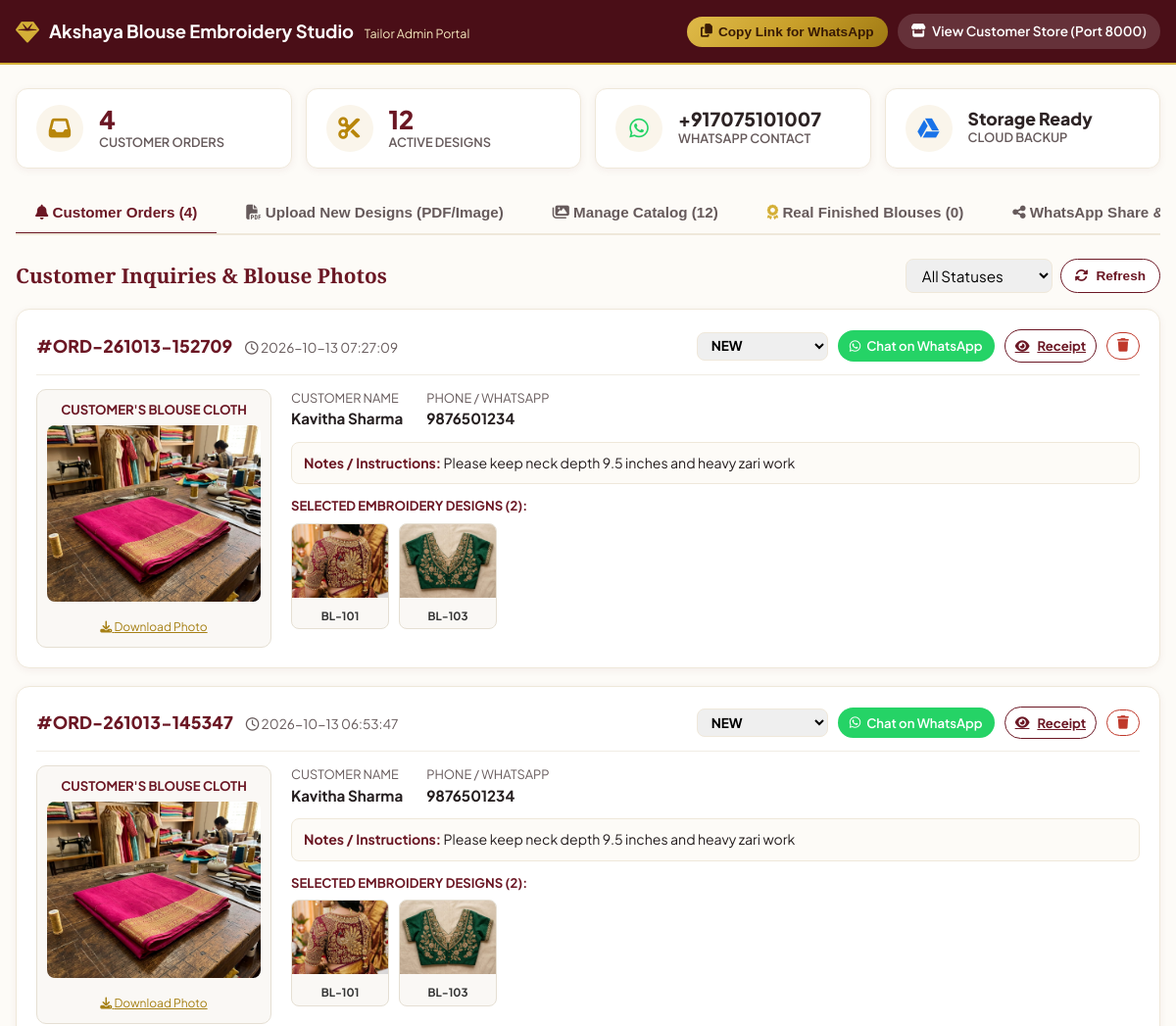
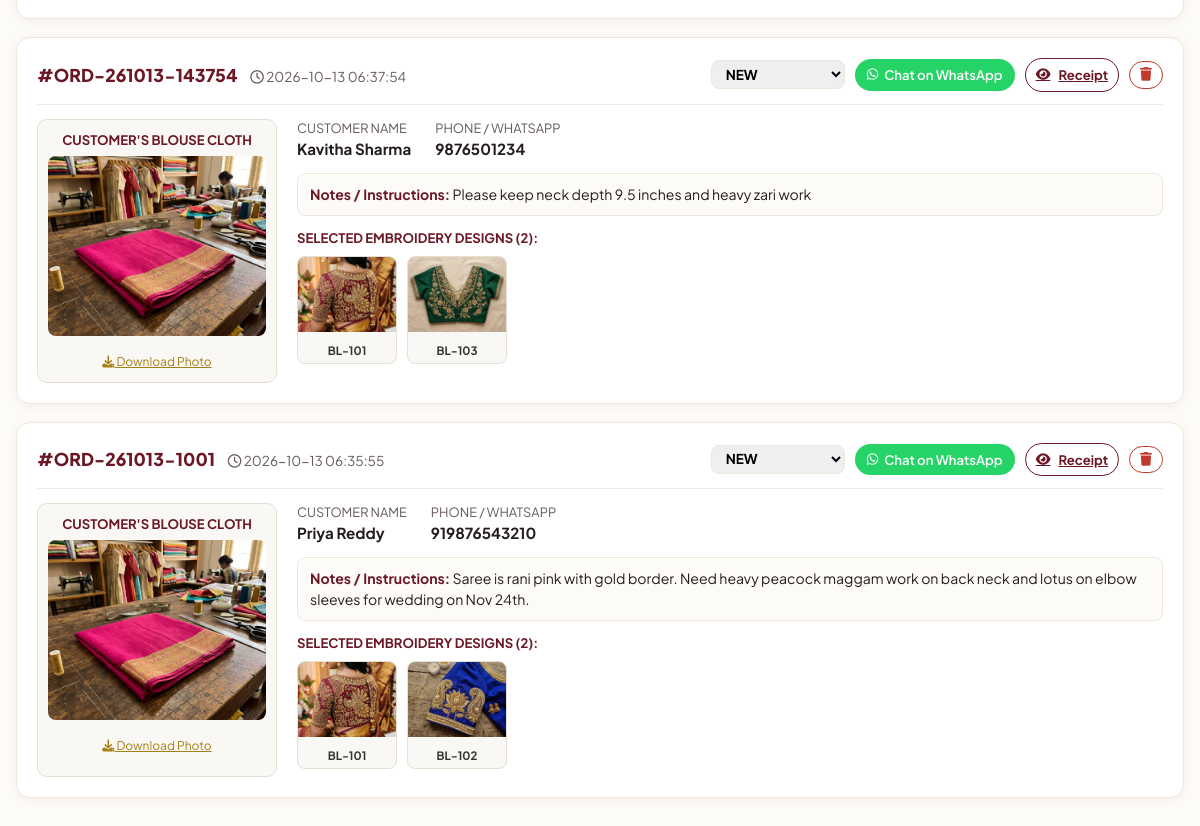
The page /admin on the database its author committed (2 pictures, top to bottom).
### tables this page shows
CREATE TABLE settings (
        key TEXT PRIMARY KEY,
        value TEXT NOT NULL
    );

CREATE TABLE orders (
        id INTEGER PRIMARY KEY AUTOINCREMENT,
        order_code TEXT NOT NULL UNIQUE,
        customer_name TEXT NOT NULL,
        customer_phone TEXT NOT NULL,
        blouse_image_path TEXT,
        selected_design_ids TEXT NOT NULL,
        customer_notes TEXT,
        status TEXT DEFAULT 'NEW',
        created_at TIMESTAMP DEFAULT CURRENT_TIMESTAMP
    );

CREATE TABLE designs (
        id INTEGER PRIMARY KEY AUTOINCREMENT,
        code TEXT NOT NULL UNIQUE,
        title TEXT NOT NULL,
        category TEXT NOT NULL,
        description TEXT,
        image_path TEXT NOT NULL,
        thumb_path TEXT NOT NULL,
        pdf_source TEXT,
        pdf_page INTEGER,
        tags TEXT,
        is_active INTEGER DEFAULT 1,
        created_at TIMESTAMP DEFAULT CURRENT_TIMESTAMP
    );

### app.py (the view)
@app.get("/admin", response_class=HTMLResponse)
async def view_admin(request: Request):
    settings = db.get_settings()
    orders = db.get_all_orders()
    for o in orders:
        o["designs_detail"] = db.get_designs_by_ids(o.get("selected_design_ids", []))
    designs = db.get_all_designs(only_active=False)
    gdrive_status = gdrive.check_gdrive_status()
    return templates.TemplateResponse(request, "admin.html", {
        "settings": settings,
        "orders": orders,
        "designs": designs,
        "gdrive_status": gdrive_status,
        "base_url": get_base_url(request)
    })

### templates/admin.html (shortened to what this page needs)
<!DOCTYPE html>
<html lang="en">
<head>
  <link rel="stylesheet" href="https://cdnjs.cloudflare.com/ajax/libs/font-awesome/6.5.1/css/all.min.css">
  <link rel="stylesheet" href="/static/css/style.css">
  <link rel="stylesheet" href="https://unpkg.com/leaflet@1.9.4/dist/leaflet.css" />
</head>
<body>
  <nav class="admin-navbar">
    <div class="container" style="display: flex; justify-content: space-between; align-items: center;">
      <div style="display: flex; align-items: center; gap: 10px;">
        <span style="font-size: 1.5rem; color: #D4AF37;"><i class="fa-solid fa-gem"></i></span>
        <div>
          <span style="font-weight: 700; font-size: 1.15rem; color: #FFF;">{{ settings.business_name }}</span>
          <span style="font-size: 0.78rem; color: #F4E7BD; margin-left: 8px;">Tailor Admin Portal</span>
        </div>
      </div>
      <div style="display: flex; gap: 10px; align-items: center; flex-wrap: wrap;">
        <button onclick="copyCatalogLink()" class="btn-header" style="background: var(--gold-gradient); color: #381A05; border: none; font-weight: 700; cursor: pointer;">
          <i class="fa-solid fa-copy"></i> Copy Link for WhatsApp
        </button>
        <a href="http://localhost:8000" target="_blank" class="btn-header" style="background: rgba(255,255,255,0.15); color: #FFF;">
          <i class="fa-solid fa-store"></i> View Customer Store (Port 8000)
        </a>
      </div>
    </div>
  </nav>
  <main class="container" id="adminMainContent" style="display: block; margin-top: 24px;">
    <div class="admin-grid-stats">
      <div class="stat-card">
        <div class="stat-icon"><i class="fa-solid fa-inbox"></i></div>
        <div>
          <div class="stat-number" id="statOrdersCount">{{ orders|length }}</div>
          <div class="stat-label">Customer Orders</div>
        </div>
      </div>
      <div class="stat-card">
        <div class="stat-icon"><i class="fa-solid fa-scissors"></i></div>
        <div>
          <div class="stat-number" id="statDesignsCount">{{ designs|length }}</div>
          <div class="stat-label">Active Designs</div>
        </div>
      </div>
      <div class="stat-card">
        <div class="stat-icon" style="color: #25D366;"><i class="fa-brands fa-whatsapp"></i></div>
        <div>
          <div class="stat-number" style="font-size: 1.2rem; color: #2D2324;">+{{ settings.whatsapp_number }}</div>
          <div class="stat-label">WhatsApp Contact</div>
        </div>
      </div>
      <div class="stat-card">
        <div class="stat-icon" style="color: #1A73E8;"><i class="fa-brands fa-google-drive"></i></div>
        <div>
          <div class="stat-number" style="font-size: 1.1rem; color: #2D2324;">Storage Ready</div>
          <div class="stat-label">Cloud Backup</div>
        </div>
      </div>
    </div>
    <div class="admin-tabs">
      <button class="admin-tab-btn active" onclick="switchTab('ordersTab')">
        <i class="fa-solid fa-bell"></i> Customer Orders (<span id="tabOrderBadge">{{ orders|length }}</span>)
      </button>
      <button class="admin-tab-btn" onclick="switchTab('uploadTab')">
        <i class="fa-solid fa-file-pdf"></i> Upload New Designs (PDF/Image)
      </button>
      <button class="admin-tab-btn" onclick="switchTab('designsTab')">
        <i class="fa-solid fa-images"></i> Manage Catalog (<span id="tabDesignBadge">{{ designs|length }}</span>)
      </button>
      <button class="admin-tab-btn" onclick="switchTab('portfolioTab')">
        <i class="fa-solid fa-award" style="color: #D4AF37;"></i> Real Finished Blouses (<span id="tabPortfolioBadge">{{ finished_blouses|length }}</span>)
      </button>
      <button class="admin-tab-btn" onclick="switchTab('shareTab')">
        <i class="fa-solid fa-share-nodes"></i> WhatsApp Share & QR Code
      </button>
    </div>
    <section id="ordersTab" class="admin-tab-content active">
      <div style="display: flex; justify-content: space-between; align-items: center; margin-bottom: 16px; flex-wrap: wrap; gap: 10px;">
        <h2 style="font-size: 1.3rem; color: var(--primary);">Customer Inquiries & Blouse Photos</h2>
        <div style="display: flex; gap: 8px;">
          <select id="orderStatusFilter" class="form-input" style="padding: 6px 12px; width: auto;" onchange="filterOrdersByStatus()">
            <option value="ALL">All Statuses</option>
          </select>
          <button onclick="reloadOrders()" class="btn-select" style="padding: 6px 14px; width: auto;">
            <i class="fa-solid fa-rotate"></i> Refresh
          </button>
        </div>
      </div>
      <div id="ordersContainer">
        {% for order in orders %}
        <div class="order-item-wrap" data-status="{{ order.status }}" id="order-row-{{ order.id }}">
          <div class="order-header-row">
            <div>
              <span style="font-weight: 800; font-size: 1.1rem; color: var(--primary);">#{{ order.order_code }}</span>
              <span style="font-size: 0.85rem; color: var(--text-muted); margin-left: 10px;">
                <i class="fa-regular fa-clock"></i> {{ order.created_at }}
              </span>
            </div>
            <div style="display: flex; align-items: center; gap: 10px;">
              <select class="form-input" style="padding: 4px 10px; width: auto; font-size: 0.85rem; font-weight: 700;" onchange="updateOrderStatus('{{ order.id }}', this.value)">
                <option value="NEW" {% if order.status == 'NEW' %}selected{% endif %}>NEW</option>
              </select>
              <a href="https://wa.me/{{ order.customer_phone }}?text=Namaste%20{{ order.customer_name }}!%20This%20is%20{{ settings.business_name }}.%20I%20received%20your%20blouse%20order%20%23{{ order.order_code }}%20with%20your%20uploaded%20blouse%20photo%20and%20selected%20designs.%20Let's%20finalize%20the%20details!"
                 target="_blank" class="btn-header btn-whatsapp-header" style="padding: 6px 12px; font-size: 0.82rem;">
                <i class="fa-brands fa-whatsapp"></i> Chat on WhatsApp
              </a>
              <a href="/order/{{ order.order_code }}" target="_blank" class="btn-select" style="padding: 6px 10px; width: auto; font-size: 0.82rem;" title="View Customer Receipt">
                <i class="fa-solid fa-eye"></i> Receipt
              </a>
              <button onclick="deleteOrder('{{ order.id }}')" class="btn-select" style="padding: 6px 10px; width: auto; color: #C0392B; border-color: #C0392B;" title="Delete">
                <i class="fa-solid fa-trash"></i>
              </button>
            </div>
          </div>
          <div class="order-grid-visual">
            <div class="admin-blouse-box">
              <div style="font-size: 0.82rem; font-weight: 700; color: #6B1724; margin-bottom: 6px;">
                CUSTOMER'S BLOUSE CLOTH
              </div>
              {% if order.blouse_image_path %}
              <a href="/{{ order.blouse_image_path }}" target="_blank">
                <img src="/{{ order.blouse_image_path }}" class="admin-blouse-img" alt="Blouse Material" title="Click to view full image">
              </a>
              <div style="margin-top: 6px;">
                <a href="/{{ order.blouse_image_path }}" download="Blouse_{{ order.order_code }}.jpg" style="font-size: 0.75rem; color: var(--gold-dark); text-decoration: underline;">
                  <i class="fa-solid fa-download"></i> Download Photo
                </a>
              </div>
              {% else %}
              <div style="padding: 40px 10px; color: #999; font-size: 0.85rem;">
                <i class="fa-solid fa-image" style="font-size: 2rem; color: #DDD; margin-bottom: 6px;"></i>
                <p>No blouse photo uploaded</p>
              </div>
              {% endif %}
            </div>
            <div>
              <div style="display: flex; gap: 24px; flex-wrap: wrap; margin-bottom: 12px; font-size: 0.95rem;">
                <div>
                  <span style="color: var(--text-muted); font-size: 0.8rem; display: block;">CUSTOMER NAME</span>
                  <strong>{{ order.customer_name }}</strong>
                </div>
                <div>
                  <span style="color: var(--text-muted); font-size: 0.8rem; display: block;">PHONE / WHATSAPP</span>
                  <strong>{{ order.customer_phone }}</strong>
                </div>
              </div>
              {% if order.customer_notes %}
              <div style="background: #FDFBF7; padding: 10px 12px; border-radius: 8px; border: 1px solid #EFE8DA; margin-bottom: 12px; font-size: 0.88rem;">
                <strong style="color: var(--primary);">Notes / Instructions:</strong> {{ order.customer_notes }}
              </div>
              {% endif %}
              <div style="font-size: 0.82rem; font-weight: 700; color: var(--primary); margin-bottom: 8px;">
                SELECTED EMBROIDERY DESIGNS ({{ order.designs_detail|length }}):
              </div>
              <div style="display: flex; gap: 10px; overflow-x: auto; padding-bottom: 8px;">
                {% for d in order.designs_detail %}
                <div style="width: 100px; flex-shrink: 0; background: #FAF8F5; border: 1px solid #E5DFD3; border-radius: 8px; overflow: hidden; text-align: center;">
                  <img src="/{{ d.thumb_path }}" alt="{{ d.code }}" style="width: 100%; height: 75px; object-fit: cover;">
                  <div style="font-size: 0.72rem; font-weight: 700; padding: 4px 2px; color: #333;">{{ d.code }}</div>
                </div>
                {% endfor %}
              </div>
            </div>
          </div>
        </div>
        {% endfor %}
      </div>
    </section>
  </main>
</body>
</html>

### static/css/style.css (style rules this page uses)
:root { --primary: #6B1724; --primary-dark: #4A0E17; --primary-light: #8E2333; --gold: #D4AF37; --gold-light: #F4E7BD; --gold-dark: #A68015; --gold-gradient: linear-gradient(135deg, #DFBA49 0%, #C89F2A 50%, #9F7913 100%); --bg-creme: #FDFBF7; --bg-card: #FFFFFF; --text-main: #241D1E; --text-muted: #665A5B; --border-light: #EFE8DA; --whatsapp-green: #25D366; --whatsapp-dark: #128C7E; --shadow-sm: 0 2px 8px rgba(107, 23, 36, 0.06); --shadow-md: 0 8px 24px rgba(107, 23, 36, 0.10); --shadow-lg: 0 16px 36px rgba(107, 23, 36, 0.16); --radius-sm: 8px; --radius-md: 14px; --radius-lg: 22px; }
* { box-sizing: border-box; margin: 0; padding: 0; -webkit-tap-highlight-color: transparent; }
body { font-family: 'Plus Jakarta Sans', -apple-system, BlinkMacSystemFont, "Segoe UI", Roboto, sans-serif; background-color: var(--bg-creme); color: var(--text-main); line-height: 1.5; min-height: 100vh; padding-bottom: 90px; }
h1, h2, h3, h4, .font-serif { font-family: 'Playfair Display', Georgia, serif; }
.container { width: 100%; max-width: 1200px; margin: 0 auto; padding: 0 16px; }
.btn-header { display: inline-flex; align-items: center; gap: 6px; padding: 8px 14px; border-radius: 30px; font-size: 0.85rem; font-weight: 600; text-decoration: none; transition: all 0.2s ease; }
.btn-whatsapp-header { background-color: var(--whatsapp-green); color: #FFFFFF; }
.btn-select { width: 100%; padding: 10px 12px; border-radius: 30px; border: 1.5px solid var(--primary); background-color: #FFFFFF; color: var(--primary); font-size: 0.85rem; font-weight: 700; display: flex; align-items: center; justify-content: center; gap: 8px; cursor: pointer; transition: all 0.2s ease; }
.form-input, .form-textarea { width: 100%; padding: 12px 14px; border: 1.5px solid var(--border-light); border-radius: var(--radius-sm); font-size: 0.95rem; font-family: inherit; transition: all 0.2s; }
.admin-navbar { background: var(--primary-dark); color: #FFF; padding: 14px 0; border-bottom: 2px solid var(--gold); }
.admin-tabs { display: flex; gap: 10px; border-bottom: 2px solid var(--border-light); margin-top: 24px; overflow-x: auto; }
.admin-tab-btn { padding: 12px 20px; font-size: 0.95rem; font-weight: 700; color: var(--text-muted); border: none; background: none; cursor: pointer; border-bottom: 3px solid transparent; margin-bottom: -2px; transition: all 0.2s; white-space: nowrap; }
.admin-tab-btn.active { color: var(--primary); border-color: var(--primary); }
.admin-tab-content { display: none; padding: 24px 0; }
.admin-tab-content.active { display: block; }

### templates/admin.html (style rules this page uses)
body { padding-bottom: 40px; }
.stat-card { background: #FFFFFF; padding: 16px 20px; border-radius: 12px; border: 1px solid var(--border-light); box-shadow: var(--shadow-sm); display: flex; align-items: center; gap: 16px; }
.stat-icon { width: 48px; height: 48px; border-radius: 50%; background: #FAF5EB; color: #B8860B; display: flex; align-items: center; justify-content: center; font-size: 1.4rem; }
.stat-number { font-size: 1.6rem; font-weight: 800; color: var(--primary); line-height: 1.1; }
.stat-label { font-size: 0.8rem; color: var(--text-muted); text-transform: uppercase; font-weight: 600; }
.admin-grid-stats { display: grid; grid-template-columns: repeat(auto-fit, minmax(200px, 1fr)); gap: 14px; margin-bottom: 24px; }
.order-item-wrap { background: #FFFFFF; border: 1px solid var(--border-light); border-radius: 14px; padding: 20px; margin-bottom: 18px; box-shadow: var(--shadow-sm); }
.order-header-row { display: flex; justify-content: space-between; align-items: center; border-bottom: 1px solid #F0ECE4; padding-bottom: 12px; margin-bottom: 14px; flex-wrap: wrap; gap: 10px; }
.order-grid-visual { display: grid; grid-template-columns: 240px 1fr; gap: 20px; }
.admin-blouse-box { border: 1px solid #E5DFD3; border-radius: 10px; padding: 10px; background: #FAF8F5; text-align: center; }
.admin-blouse-img { width: 100%; height: 180px; object-fit: cover; border-radius: 8px; cursor: pointer; }

### rows shown on the page
settings: business_name "Akshaya Blouse Embroidery Studio"
settings: whatsapp_number "917075101007"
orders: order_code "ORD-261013-152709", created_at "2026-10-13 07:27:09", status+id "NEW", blouse_image_path (picture), customer_name "Kavitha Sharma", customer_phone "9876501234", customer_notes "Please keep neck depth 9.5 inches and heavy zari work", designs_detail|length "2"
designs: thumb_path (picture), code "BL-101"
designs: thumb_path (picture), code "BL-103"
orders: order_code "ORD-261013-145347", created_at "2026-10-13 06:53:47", status+id "NEW", blouse_image_path (picture), customer_name "Kavitha Sharma", customer_phone "9876501234", customer_notes "Please keep neck depth 9.5 inches and heavy zari work", designs_detail|length "2"
orders: order_code "ORD-261013-143754", created_at "2026-10-13 06:37:54", status+id "NEW", blouse_image_path (picture), customer_name "Kavitha Sharma", customer_phone "9876501234", customer_notes "Please keep neck depth 9.5 inches and heavy zari work", designs_detail|length "2"
orders: order_code "ORD-261013-1001", created_at "2026-10-13 06:35:55", status+id "NEW", blouse_image_path (picture), customer_name "Priya Reddy", customer_phone "919876543210", customer_notes "Saree is rani pink with gold border. Need heavy peacock maggam work on back neck and lotus on elbow sleeves for wedding on Nov 24th.", designs_detail|length "2"
designs: thumb_path (picture), code "BL-102"

### other values the page prints
{{ orders|length }} "4"
{{ designs|length }} "12"
{{ finished_blouses|length }} "0"
